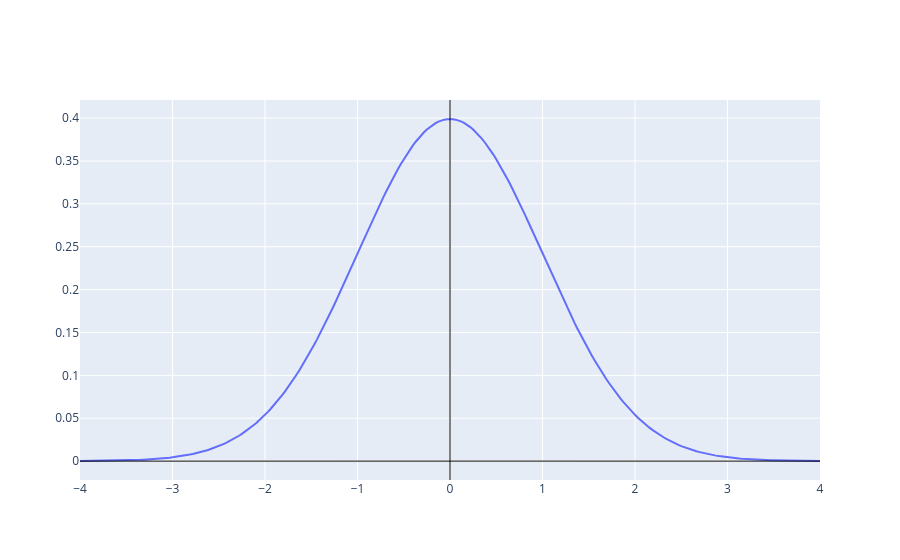

Write notebook code for a chart like this one.
### Markdown cell above
<center>

**Testing/Playground Below** 

<small><em>
(always wrap with `if __name__ == '__main__' and '__file__' not in globals():`)
</em></small>

</center>

### Code cell
if __name__ == '__main__' and '__file__' not in globals():
  location = _gaussian(0.0, 1.0) #initial guess, 95% confidence that thing is between -2 and 2, with gaussian spread
  sensor = lambda y, x: _gaussian(x, 2.0)(y) #location sensor 95% confident in its reading within += 4 units
  reading = 2.0 #location sensor reads 2.0
  _plot_function(location, (-4, 4))

### Figure 1 — Plotly figure (JSON) as saved in the notebook; plotly's stock layout.template omitted (floating-point values rounded to 4 significant figures; data arrays with more than 128 entries replaced by an {"elided": "..."} marker saying what was removed)
{"data": [{"mode": "lines", "type": "scatter", "x": {"elided": "257 float values"}, "y": {"elided": "257 float values"}}], "layout": {"shapes": [{"line": {"color": "black", "width": 1}, "type": "line", "x0": 0, "x1": 1, "xref": "x domain", "y0": 0, "y1": 0, "yref": "y"}, {"line": {"color": "black", "width": 1}, "type": "line", "x0": 0, "x1": 0, "xref": "x", "y0": 0, "y1": 1, "yref": "y domain"}]}}
